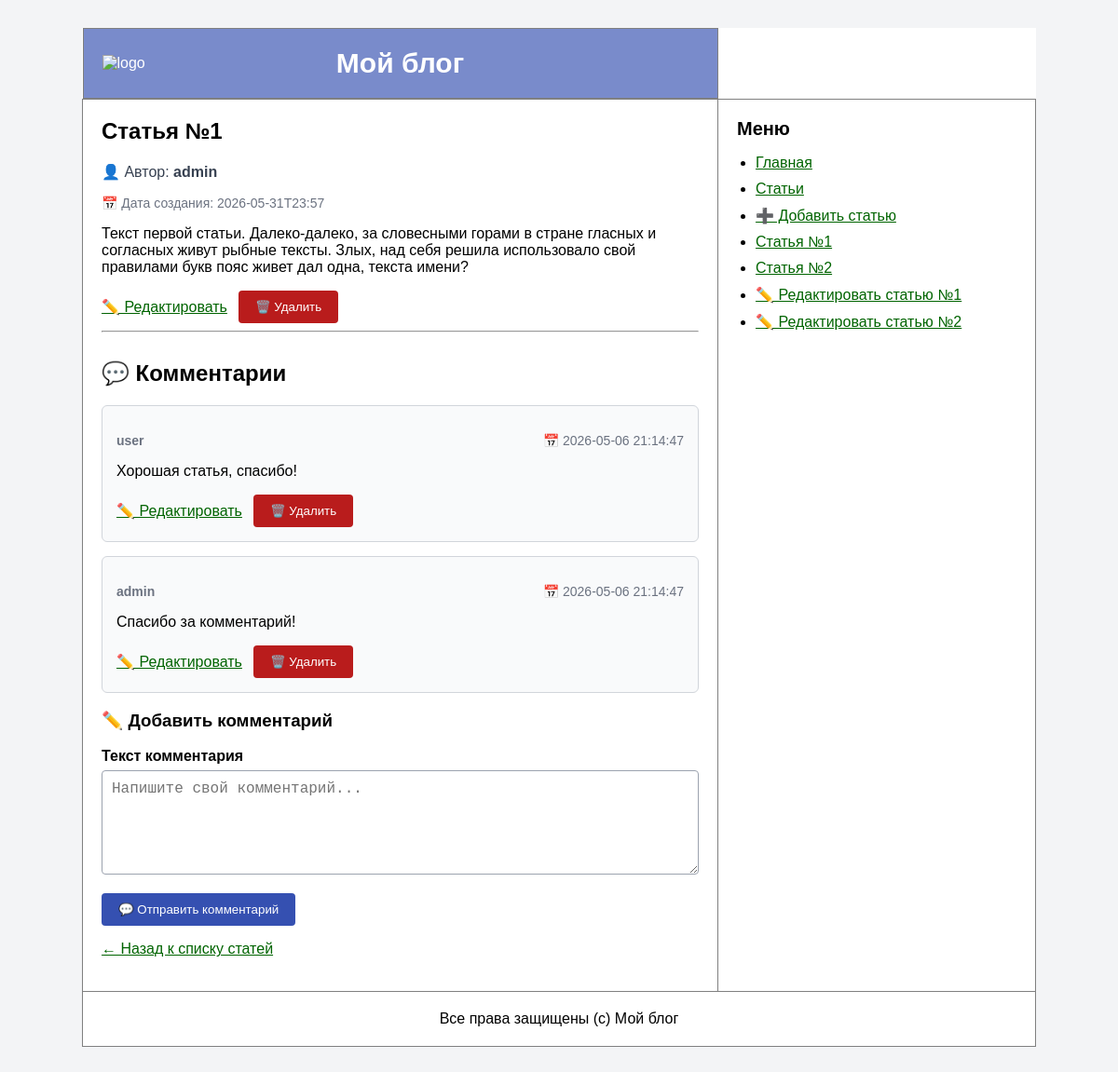
Page /drainglistpiha/kursach/articles/1 on the committed database.
### tables this page shows
CREATE TABLE articles (
                id INTEGER PRIMARY KEY AUTOINCREMENT,
                author_id INTEGER NOT NULL,
                name VARCHAR(255) NOT NULL,
                text TEXT NOT NULL,
                created_at DATETIME NOT NULL DEFAULT CURRENT_TIMESTAMP
            );

CREATE TABLE users (
                id INTEGER PRIMARY KEY AUTOINCREMENT,
                nickname VARCHAR(128) NOT NULL UNIQUE,
                email VARCHAR(255) NOT NULL UNIQUE,
                is_confirmed INTEGER NOT NULL DEFAULT 0,
                role VARCHAR(20) NOT NULL,
                password_hash VARCHAR(255) NOT NULL,
                auth_token VARCHAR(255) NOT NULL,
                created_at DATETIME NOT NULL DEFAULT CURRENT_TIMESTAMP
            );

CREATE TABLE comments (
                id INTEGER PRIMARY KEY AUTOINCREMENT,
                author_id INTEGER NOT NULL,
                article_id INTEGER NOT NULL,
                text TEXT NOT NULL,
                created_at DATETIME NOT NULL DEFAULT CURRENT_TIMESTAMP
            );

### src/Models/Article.php (called while the page is built, shortened)
<?php
class Article
{
    public function __construct(array $row)
    {
        $this->id = (int) $row['id'];
        $this->name = $row['name'];
        $this->text = $row['text'];
        $this->createdAt = $row['created_at'];
    }
    public static function findById(int $id): ?self
    {
        $db = Database::getConnection();
        $statement = $db->prepare('SELECT * FROM articles WHERE id = :id');
        $statement->execute(['id' => $id]);
        $row = $statement->fetch(PDO::FETCH_ASSOC);
        return new self($row);
    }
}

### src/Controllers/ArticlesController.php (called while the page is built, shortened)
<?php
class ArticlesController
{
    public function show(int $id): void
    {
        $article = Article::findById($id);
        $author = User::findById($article->authorId);
        $comments = Comment::findByArticleId($article->id);
        $this->render('articles/show.php', [
            'article' => $article,
            'author' => $author,
            'comments' => $comments,
        ], $article->name);
    }
    private function render(string $view, array $params = [], ?string $title = null): void
    {
        extract($params);
        require __DIR__ . '/../../views/' . $view;
        $content = ob_get_clean();
        require __DIR__ . '/../../main.php';
    }
}

### router.php (called while the page is built, shortened)
<?php
require __DIR__ . '/index.php';

### src/Models/User.php (called while the page is built, shortened)
<?php
class User
{
    public function __construct(array $row)
    {
        $this->nickname = $row['nickname'];
    }
    public static function findById(int $id): ?self
    {
        $db = Database::getConnection();
        $statement = $db->prepare('SELECT * FROM users WHERE id = :id');
        $statement->execute([
            'id' => $id,
        ]);
        $row = $statement->fetch(PDO::FETCH_ASSOC);
        return new self($row);
    }
}

### src/Models/Comment.php (called while the page is built, shortened)
<?php
class Comment
{
    public function __construct(array $row)
    {
        $this->id = (int) $row['id'];
        $this->text = $row['text'];
        $this->createdAt = $row['created_at'];
        $this->authorNickname = $row['author_nickname'] ?? null;
    }
    public static function findByArticleId(int $articleId): array
    {
        $db = Database::getConnection();
        $statement = $db->prepare('
            SELECT comments.*, users.nickname AS author_nickname
            FROM comments
            LEFT JOIN users ON users.id = comments.author_id
            WHERE comments.article_id = :article_id
            ORDER BY comments.id ASC
        ');
        $statement->execute(['article_id' => $articleId]);
        $comments = [];
        while ($row = $statement->fetch(PDO::FETCH_ASSOC)) {
            $comments[] = new self($row);
        }
        return $comments;
    }
}

### views/articles/show.php (the view, shortened to what this page needs)
<?php if ($article === null): ?>
    <h2>404</h2>
    <p>Статья не найдена.</p>
<?php else: ?>
    <article class="article-page">
        <h2><?= htmlspecialchars($article->name, ENT_QUOTES, 'UTF-8') ?></h2>
        <p class="author">
            👤 Автор:
            <?php if ($author !== null): ?>
                <strong><?= htmlspecialchars($author->nickname, ENT_QUOTES, 'UTF-8') ?></strong>
            <?php else: ?>
                <strong>не найден</strong>
            <?php endif; ?>
        </p>
        <p class="date">
            📅 Дата создания: <?= htmlspecialchars($article->createdAt, ENT_QUOTES, 'UTF-8') ?>
        </p>
        <p>
            <?= nl2br(htmlspecialchars($article->text, ENT_QUOTES, 'UTF-8')) ?>
        </p>
        <div class="actions">
            <a href="/drainglistpiha/kursach/article/<?= $article->id ?>/edit">✏️ Редактировать</a>
            <form
                method="post"
                action="/drainglistpiha/kursach/articles/<?= $article->id ?>/delete"
                class="inline-form"
                onsubmit="return confirm('Удалить статью? Вместе со статьёй удалятся все её комментарии.');"
            >
                <button type="submit" class="danger-button">🗑️ Удалить</button>
            </form>
        </div>
    </article>
    <hr>
    <section class="comments">
        <h2>💬 Комментарии</h2>
        <?php if (empty($comments)): ?>
            <p>Комментариев пока нет. Будьте первым, кто оставит комментарий!</p>
        <?php else: ?>
            <?php foreach ($comments as $comment): ?>
                <div class="comment" id="comment<?= $comment->id ?>">
                    <p class="comment-meta">
                        <strong>
                            <?= htmlspecialchars($comment->authorNickname ?? 'Неизвестный автор', ENT_QUOTES, 'UTF-8') ?>
                        </strong>
                        <span>
                            📅 <?= htmlspecialchars($comment->createdAt, ENT_QUOTES, 'UTF-8') ?>
                        </span>
                    </p>
                    <p>
                        <?= nl2br(htmlspecialchars($comment->text, ENT_QUOTES, 'UTF-8')) ?>
                    </p>
                    <div class="actions">
                        <a href="/drainglistpiha/kursach/comments/<?= $comment->id ?>/edit">✏️ Редактировать</a>
                        <form
                            method="post"
                            action="/drainglistpiha/kursach/comments/<?= $comment->id ?>/delete"
                            class="inline-form"
                            onsubmit="return confirm('Удалить комментарий?');"
                        >
                            <button type="submit" class="danger-button">🗑️ Удалить</button>
                        </form>
                    </div>
                </div>
            <?php endforeach; ?>
        <?php endif; ?>
        <h3>✏️ Добавить комментарий</h3>
        <form method="post" action="/drainglistpiha/kursach/articles/<?= $article->id ?>/comments" class="comment-form">
            <div class="form-group">
                <label for="text">Текст комментария</label>
                <textarea id="text" name="text" rows="5" placeholder="Напишите свой комментарий..." required></textarea>
            </div>
            <button type="submit">💬 Отправить комментарий</button>
        </form>
    </section>
    <p>
        <a href="/drainglistpiha/kursach/">← Назад к списку статей</a>
    </p>
<?php endif; ?>

### index.php (shortened to what this page needs)
<?php
spl_autoload_register(function (string $className): void {
    $paths = [
        __DIR__ . '/src/Controllers/' . $className . '.php',
        __DIR__ . '/src/Database/' . $className . '.php',
        __DIR__ . '/src/Models/' . $className . '.php',
    ];
    foreach ($paths as $path) {
        if (file_exists($path)) {
            return;
        }
    }
});
$basePath = '/drainglistpiha/kursach';
function routeStartsWith(string $text, string $prefix): bool
{
    return substr($text, 0, strlen($prefix)) === $prefix;
}
function getRoutePath(string $basePath): string
{
    $path = parse_url($_SERVER['REQUEST_URI'], PHP_URL_PATH) ?? '/';
    if (routeStartsWith($path, $basePath . '/')) {
        $path = substr($path, strlen($basePath));
    }
    return $path === '' ? '/' : $path;
}
$path = getRoutePath($basePath);
$articlesController = new ArticlesController();
$commentsController = new CommentsController();
if (preg_match('#^/articles/(\d+)/delete$#', $path, $matches)) {
    $articleId = (int) $matches[1];
    $articlesController->delete($articleId);
    exit;
}
if (preg_match('#^/articles/(\d+)/comments$#', $path, $matches)) {
    $articleId = (int) $matches[1];
    $commentsController->store($articleId);
    exit;
}
if (preg_match('#^/comments/(\d+)/edit$#', $path, $matches)) {
    $commentId = (int) $matches[1];
    $commentsController->edit($commentId);
    exit;
}
if (preg_match('#^/comments/(\d+)/delete$#', $path, $matches)) {
    $commentId = (int) $matches[1];
    $commentsController->delete($commentId);
    exit;
}
if (preg_match('#^/articles/(\d+)$#', $path, $matches)) {
    $articleId = (int) $matches[1];
    $articlesController->show($articleId);
    exit;
}

### main.php (shortened to what this page needs)
<!DOCTYPE html>
<html lang="ru">
<head>
    <link rel="stylesheet" href="/drainglistpiha/kursach/styles.css">
</head>
<body>
<table class="layout">
    <tr>
        <td colspan="2" class="header">
            <img class="logo" src="/drainglistpiha/kursach/logo.png" alt="logo">
            <span class="blog-title">Мой блог</span>
        </td>
    </tr>
    <tr>
        <td><?= $content ?></td>
        <td width="300px" class="sidebar">
            <div class="sidebarHeader">Меню</div>
            <ul>
                <li><a href="/drainglistpiha/kursach/">Главная</a></li>
                <li><a href="/drainglistpiha/kursach/articles">Статьи</a></li>
                <li><a href="/drainglistpiha/kursach/articles/create">➕ Добавить статью</a></li>
                <li><a href="/drainglistpiha/kursach/articles/1">Статья №1</a></li>
                <li><a href="/drainglistpiha/kursach/articles/2">Статья №2</a></li>
                <li><a href="/drainglistpiha/kursach/article/1/edit">✏️ Редактировать статью №1</a></li>
                <li><a href="/drainglistpiha/kursach/article/2/edit">✏️ Редактировать статью №2</a></li>
            </ul>
        </td>
    </tr>
    <tr>
        <td class="footer" colspan="2">Все права защищены (c) Мой блог</td>
    </tr>
</table>
</body>
</html>

### styles/styles.css (style rules this page uses)
body { margin: 0; font-family: Arial, sans-serif; background-color: #f3f4f6; }
.layout { width: 100%; max-width: 1024px; margin: 30px auto; background-color: white; border-collapse: collapse; }
.layout tr td { padding: 20px; vertical-align: top; border: solid 1px gray; }
.header { display: flex; align-items: center; justify-content: space-between; background: rgba(32, 62, 169, 0.6); color: white; }
.logo { width: 120px; height: auto; }
.blog-title { flex: 1; text-align: center; font-size: 30px; font-weight: 700; }
.footer { text-align: center; }
.sidebarHeader { font-size: 20px; font-weight: 700; }
.sidebar ul { padding-left: 20px; }
.sidebar li { margin-bottom: 10px; }
a, a:visited { color: darkgreen; }
.article-page h2 { margin-top: 0; }
.author { color: #374151; }
.date { color: #6b7280; font-size: 14px; }
.article-form, .comment-form { max-width: 700px; }
.form-group { margin-bottom: 16px; }
.form-group label { display: block; margin-bottom: 6px; font-weight: 700; }
.form-group input, .form-group textarea { width: 100%; box-sizing: border-box; padding: 10px; font-size: 16px; border: 1px solid #9ca3af; border-radius: 4px; }
button { padding: 10px 18px; background: rgba(32, 62, 169, 0.9); color: white; border: none; border-radius: 4px; cursor: pointer; }
.comments { margin-top: 30px; }
.comment { padding: 15px; margin-bottom: 15px; border: 1px solid #d1d5db; border-radius: 6px; background: #f9fafb; }
.comment-meta { display: flex; justify-content: space-between; gap: 15px; color: #6b7280; font-size: 14px; }
.actions { display: flex; align-items: center; gap: 12px; flex-wrap: wrap; margin-top: 12px; }
.inline-form { display: inline; margin: 0; }
.danger-button { background: #b91c1c; }

### rows in the picture
articles: name "Статья №1", created_at "2026-05-31T23:57", text "Текст первой статьи. Далеко-далеко, за словесными горами в стране гласных и согласных живут рыбные тексты. Злых, над себя решила использовало свой правилами букв пояс живет дал одна, текста имени?"
users: nickname "admin"
comments: author.nickname "user", created_at "2026-05-06 21:14:47", text "Хорошая статья, спасибо!"
comments: author.nickname "admin", created_at "2026-05-06 21:14:47", text "Спасибо за комментарий!"
